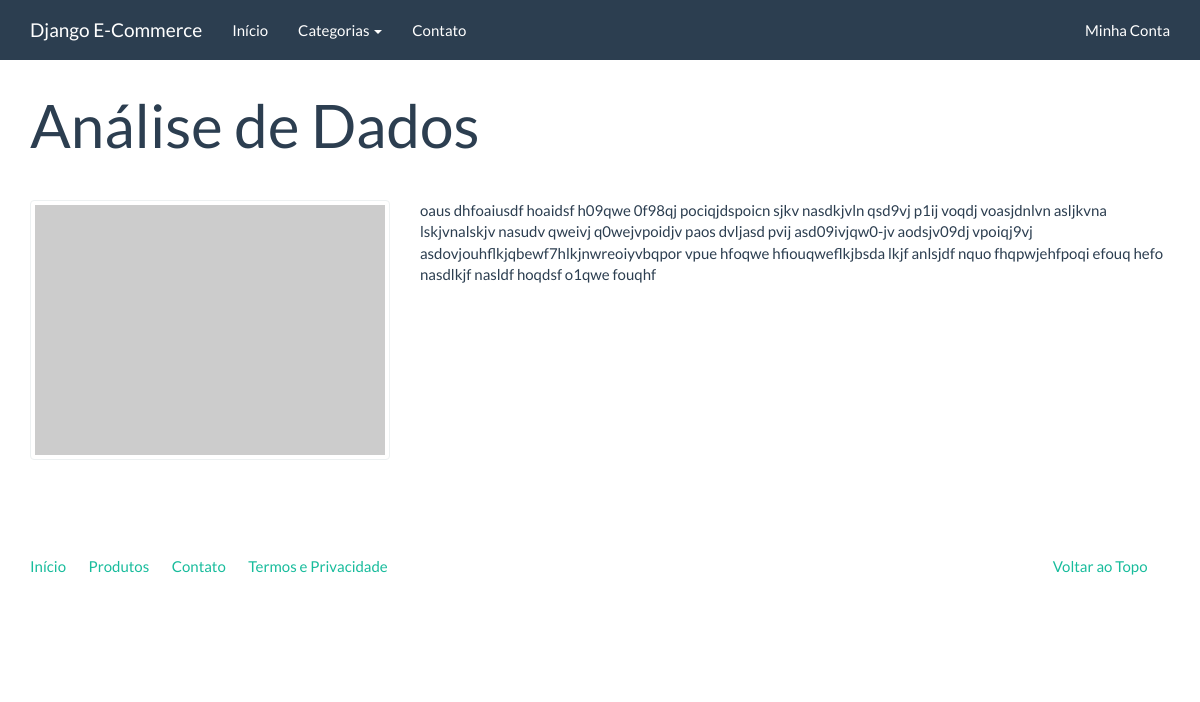
The page /catalogo/produtos/analise-dados/ on the database its author committed.
### catalog/models.py (models this page shows, shortened)
class Product(models.Model):
    name = models.CharField('Nome', max_length=100)
    slug = models.SlugField('Identificador', max_length=100)
    category = models.ForeignKey('catalog.Category', verbose_name='Categoria', on_delete=models.CASCADE)
    description = models.TextField('Descrição', blank=True)
    price = models.DecimalField('Preço', decimal_places=2, max_digits=8)
    created = models.DateTimeField('Criado em', auto_now_add=True)
    modified = models.DateTimeField('Modificado em', auto_now=True)
    class Meta:
        verbose_name = 'Produto'
        verbose_name_plural = 'Produtos'
        ordering = ['name']
    def __str__(self):
        return self.name

### catalog/views.py (the view)
# urls.py: re_path('produtos/(?P<slug>[\w_-]+)/', views.product, name='product'),
def product(request, slug):
    product = Product.objects.get(slug=slug)
    context = {
        'current_product': product
    }
    return render(request, 'catalog/product.html', context)

### catalog/context_processors.py (called while the page is built)
def categories(request):
    return {
        'categories': Category.objects.all()
    }

### catalog/models.py (called while the page is built)
    def get_absolute_url(self):
        return reverse('catalog:category', kwargs={'slug': self.slug})

### catalog/templates/catalog/product.html (shortened to what this page needs)
{% extends 'base.html' %}
{% block container %}
    <div class="page-header">
        <h1>{{ current_product }}</h1>
        </div>
        <div class="row">
        <div class="col-sm-4">
            <a href="#" class="thumbnail">
                <img src="http://placehold.it/350x250" alt="" />
            </a>
        </div>
        <div class="col-sm-8">
            {{ current_product.description|linebreaks }}
        </div>
    </div>
{% endblock container %}

### rows shown on the page
Product: name "Análise de Dados", description "oaus dhfoaiusdf hoaidsf h09qwe 0f98qj pociqjdspoicn sjkv nasdkjvln qsd9vj p1ij voqdj voasjdnlvn asljkvna lskjvnalskjv nasudv qweivj q0wejvpoidjv paos dvljasd pvij asd09ivjqw0-jv aodsjv09dj vpoiqj9vj asdovjouhflkjqbewf7hlkjnwreoiyvbqpor vpue hfoqwe hfiouqweflkjbsda lkjf anlsjdf nquo fhqpwjehfpoqi efouq hefo nasdlkjf nasldf hoqdsf o1qwe fouqhf"
